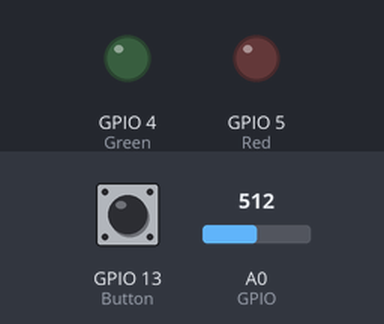
Bench run of a sketch on a simulated ESP8266 (NodeMCU). Shown: output pins drawn as LEDs (lit = HIGH). Inputs (shaded band) come from the test bench; at power-on: GPIO 13 (Button) HIGH, A0 (GPIO) = 512. WiFi joins after 1.5 s; servers stay silent unless stated; uploads are accepted with an empty reply; storage starts empty.

Above: at 0.1 s.
At 5.8 s:
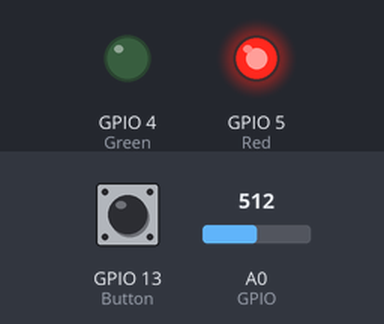
Timing chart, 0 to 12.4 s (numbered marks = the images above):
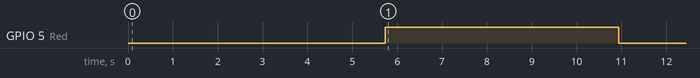

The sketch:

Breathalyzer.ino
```cpp
/***** Variables to customize *****/
// Name of your network
const char* ssid = "";
// Password of your network
const char* password = "";
// Raspberry server address
String ServerName = "";
// Name of your sensor
String Name = "";
// Your GPIO pin number connected to green led
const int Green = 4;
// Your GPIO pin number connected to red led
const int Red = 5;
// Your GPIO pin number connected to button
const int Button = 13;


#include <FS.h>
#include <ESP8266WiFi.h>
#include <ESP8266HTTPClient.h>
#include <ESP8266WebServer.h>
#include <WiFiClient.h>
#include <ArduinoJson.h>

unsigned long Actual_time = 0;
unsigned long Count_4_seconds = 0;
unsigned long Last_time = 0;
int GPIO = A0;
int Flag = 0;
int Value = 0;
ESP8266WebServer server(8000);
void handleRoot();


int WiFiConnection(){

    if (WiFi.status() != WL_CONNECTED){

        WiFi.mode(WIFI_STA);
        WiFi.begin(ssid, password);
        int loop_connect = 0;
        int loop_connect2 = 0;

        while (WiFi.status() != WL_CONNECTED  && loop_connect < 3) {
            while (WiFi.status() != WL_CONNECTED  && loop_connect2 < 20) {
                delay(500);
                loop_connect2 ++;
            }
            loop_connect ++;
        }
     if (WiFi.status() != WL_CONNECTED){
       return 0;
     }
     else{
       return 1;
     }
  }
  else{
    return 1;
  }
}


void postData(String Sensor_data){

    HTTPClient Http;
    StaticJsonBuffer<100> postData_Buffer;
    JsonObject& root = postData_Buffer.createObject();

    root["sensor"] = Name;
    root["sensor_data"] = Sensor_data;
    String Data;
    root.printTo(Data);
    Http.begin("http://" + ServerName + "/sensors_data/add");
    Http.addHeader("Content-Type", "application/json");
    int HttpResponse = Http.POST(Data);

    Http.end();
    postData_Buffer.clear();
}

int SendIP(){

    HTTPClient Http;
    StaticJsonBuffer<100> IP_Buffer;
    JsonObject& rootIP = IP_Buffer.createObject();

    rootIP["name"] = Name;
    rootIP["ip_address"] = WiFi.localIP().toString();
    String Data;
    rootIP.printTo(Data);
    Http.begin("http://" + ServerName + "/sensors/ip");
    Http.addHeader("Content-Type", "application/json");
    int httpResponseCode = Http.POST(Data);

    Http.end();
    IP_Buffer.clear();
}

void handleNotFound() {
}

void handleReceive() {
    Name = String(server.arg("name"));
    server.send(200);

    File file = SPIFFS.open("/data.txt", "w");
    file.print(Name);
    file.close();
}


void setup() {
  SPIFFS.begin();
  File file = SPIFFS.open("/data.txt", "r");

  pinMode(Green, OUTPUT);
  pinMode(Red, OUTPUT);
  pinMode(Button, INPUT_PULLUP);
  digitalWrite(Green, LOW);
  digitalWrite(Red, LOW);

  int loop_connect = 0;
  while(WiFiConnection() < 1  && loop_connect < 6){
      if(loop_connect > 5){
          delay(1000);
          loop_connect = 0;
      }
      WiFiConnection();
      delay(500);
      loop_connect ++;
  }
  SendIP();

  if (!file) {
    file = SPIFFS.open("/data.txt", "w");
    file.print(Name);
    file.close();
  }

  else {
    Name = "";
    while (file.available()) {
      Name += char(file.read());
    }
    file.close();
  }

  server.on("/receive", handleReceive);
  server.onNotFound(handleNotFound);
  server.begin();
}


void loop() {
  server.handleClient();

  if (WiFiConnection() > 0) {
    if (digitalRead(Button) == LOW) {
      Flag = 0;
      digitalWrite(Green, HIGH);
    }
    float Sum = 0;
    int Check_sum = 0;
    if (digitalRead(Button) == HIGH && Flag == 0) {
      Flag = 1;
      Actual_time = millis();
      Count_4_seconds = millis();
      while(Actual_time - Count_4_seconds <= 4000UL) {
        Actual_time = millis();
        if(Actual_time - Last_time >= 200UL) {
          Last_time = Actual_time;
          Value = analogRead(GPIO);
          Sum += Value;
          Check_sum++;
        }
        yield();
      }
      digitalWrite(Red, HIGH);
      Sum = Sum / Check_sum;
      postData(String(Sum));
    }
  }
  else {
    WiFiConnection();
  }
  digitalWrite(Green, LOW);
  delay(5000);
  digitalWrite(Red, LOW);
}
```

Measured:
- by itself, GPIO 5 (Red): LOW → HIGH at 5.7 s, → LOW 5.2 s later
